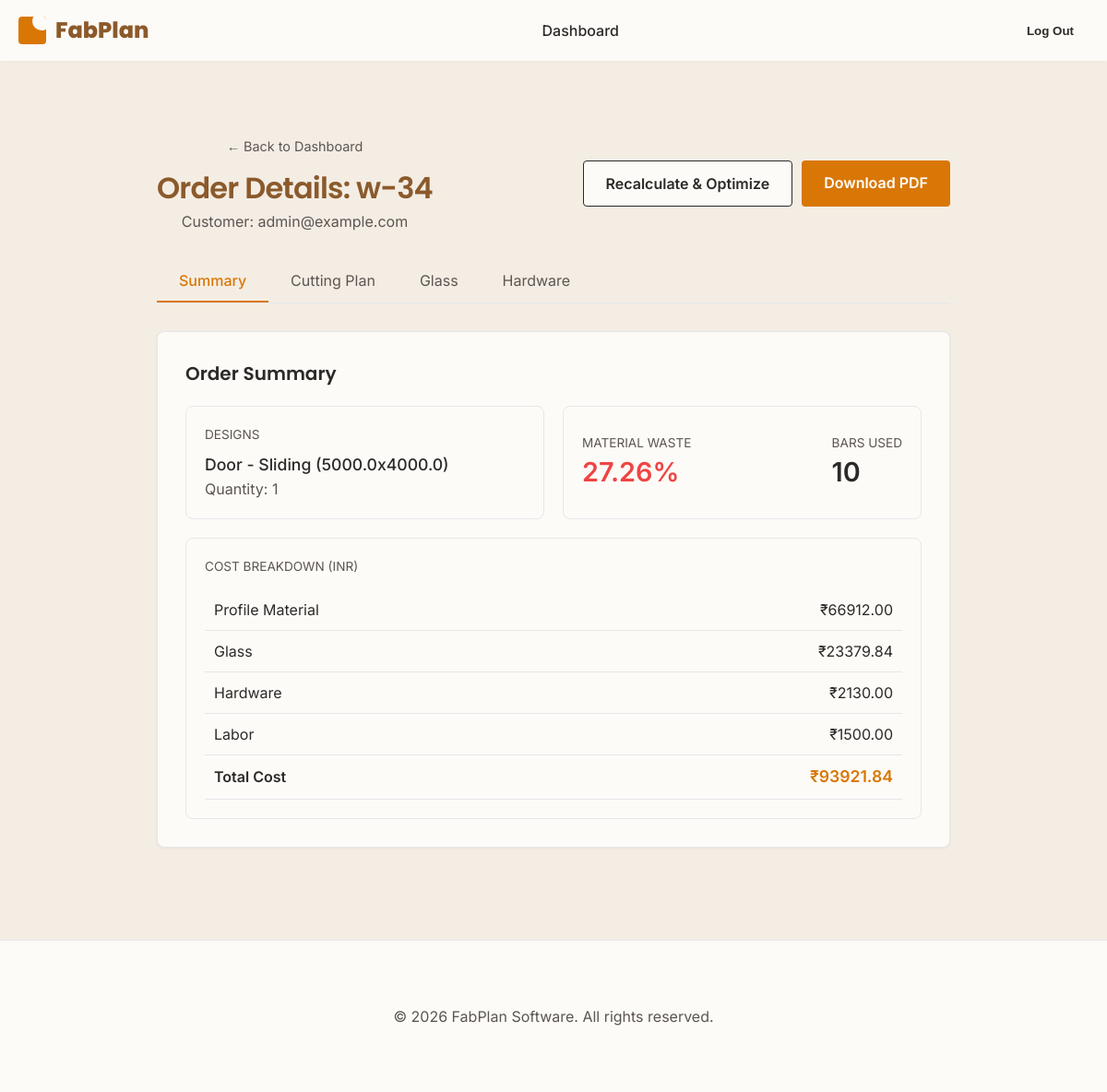
Page /order/view/14/ (signed in) on the committed database.
### core/models.py (models this page shows, shortened)
class Order(models.Model):
    user = models.ForeignKey(User, on_delete=models.CASCADE, related_name='orders', null=True, blank=True)
    code = models.CharField(max_length=50, unique=True)
    customer_name = models.CharField(max_length=200, blank=True, null=True)
    created_at = models.DateTimeField(auto_now_add=True)

class DesignItem(models.Model):
    PRODUCT_CHOICES = (
        ('window', 'Window'),
        ('door', 'Door'),
    )
    TYPOLOGY_CHOICES = (
        ('sliding', 'Sliding'),
        ('casement', 'Casement'),
        ('fixed', 'Fixed'),
    )
    order = models.ForeignKey(Order, on_delete=models.CASCADE, related_name='designs')
    product_type = models.CharField(max_length=20, choices=PRODUCT_CHOICES, default='window')
    width = models.FloatField(help_text="Width in mm")
    height = models.FloatField(help_text="Height in mm")
    typology = models.CharField(max_length=20, choices=TYPOLOGY_CHOICES)
    glass_type = models.CharField(max_length=100)
    finish = models.CharField(max_length=100)
    mesh = models.BooleanField(default=False)
    quantity = models.PositiveIntegerField(default=1)
    number_of_panels = models.IntegerField(default=1)

### core/views.py (the view)
# urls.py: path('order/view/<int:order_id>/', views.order_detail_view, name='order_detail_view'),
@login_required
def order_detail_view(request, order_id):
    data = get_order_data(request, order_id)
    return render(request, 'core/order_detail.html', {'data': data})

### core/services/bar_optimizer.py (called while the page is built)
def optimize_cuts(cuts, bar_length=6000):
    sorted_cuts = sorted(cuts, reverse=True)
    bars = []
    for cut in sorted_cuts:
        placed = False
        for bar in bars:
            if bar['leftover'] >= cut:
                bar['cuts'].append(cut)
                bar['leftover'] -= cut
                placed = True
                break
        if not placed:
            bars.append({
                'cuts': [cut],
                'leftover': bar_length - cut,
                'bar_length': bar_length
            })
    for bar in bars:
        bar['waste_percentage'] = round((bar['leftover'] / bar['bar_length']) * 100, 2)
    return bars

def optimize_profile_cuts(cut_pieces):
    from collections import defaultdict
    profile_cuts = defaultdict(list)
    for piece in cut_pieces:
        for _ in range(piece.quantity):
            profile_cuts[piece.profile].append(piece.length)
    optimized_results = {}
    for profile, lengths in profile_cuts.items():
        optimized_results[profile.name] = optimize_cuts(lengths, profile.bar_length)
    return optimized_results

### core/services/glass_engine.py (called while the page is built)
def calculate_glass(design):
    results = []
    if design.typology == 'fixed':
        w = design.width - 40
        h = design.height - 40
        results.append({'width': w, 'height': h, 'quantity': 1 * design.quantity})
    elif design.typology == 'casement':
        w = design.width - 40
        h = design.height - 40
        results.append({'width': w, 'height': h, 'quantity': 1 * design.quantity})
    elif design.typology == 'sliding':
        w = (design.width / 2) - 40
        h = design.height - 40
        results.append({'width': w, 'height': h, 'quantity': 2 * design.quantity})
    return results

### core/templates/core/order_detail.html (shortened to what this page needs)
{% extends 'core/base.html' %}
{% load static %}
{% block extra_head %}
<link rel="stylesheet" href="{% static 'css/style.css' %}">
{% endblock %}
{% block content %}
<div style="background-color: var(--bg-color); min-height: calc(100vh - 80px); padding-bottom: 60px; padding-top: 40px;">
    <div class="container">
        <header style="display: flex; justify-content: space-between; align-items: center; margin-bottom: 30px;">
            <div>
                <a href="{% url 'dashboard' %}?tab=orders" style="color: var(--text-muted); text-decoration: none; font-size: 0.9rem;">&larr; Back to Dashboard</a>
                <h1 style="color: var(--brand-blue); margin-top: 10px;">Order Details: {{ data.code }}</h1>
                <p>Customer: {{ data.customer }}</p>
            </div>
            <div style="display: flex; gap: 10px;">
                <a href="?recalculate=true" class="btn btn-outline" style="background-color: var(--card-bg);">Recalculate & Optimize</a>
                <a href="{% url 'single_quotation_pdf' data.id %}" target="_blank" class="btn btn-orange">Download PDF</a>
            </div>
        </header>
        <div class="tabs">
            <button class="tab-btn active" onclick="openTab(event, 'summary-tab')">Summary</button>
            <button class="tab-btn" onclick="openTab(event, 'cutting-tab')">Cutting Plan</button>
            <button class="tab-btn" onclick="openTab(event, 'glass-tab')">Glass</button>
            <button class="tab-btn" onclick="openTab(event, 'hardware-tab')">Hardware</button>
        </div>
        <div id="summary-tab" class="tab-content active">
            <h2>Order Summary</h2>
            <div class="form-row" style="margin-top: 20px;">
                <div class="d-card" style="background: var(--card-bg); border-color: var(--border-color); color: var(--text-main); padding: 20px; border: 1px solid var(--border-color); border-radius: 8px;">
                    <div style="font-size: 0.85rem; color: var(--text-muted); text-transform: uppercase;">Designs</div>
                    {% for design in data.designs %}
                    <div style="font-size: 1.1rem; font-weight: 500; margin-top: 10px;">{{ design.product }} - {{ design.typology }} ({{ design.dimensions }})</div>
                    <div style="color: var(--text-light);">Quantity: {{ design.quantity }}</div>
                    {% endfor %}
                </div>
                <div class="d-card" style="background: var(--card-bg); border-color: var(--border-color); color: var(--text-main); padding: 20px; border: 1px solid var(--border-color); border-radius: 8px; display:flex; justify-content:space-between; align-items:center;">
                    <div>
                        <div style="font-size: 0.85rem; color: var(--text-muted); text-transform: uppercase;">Material Waste</div>
                        <div style="font-size: 1.8rem; font-weight: 600; color: {% if data.summary.avg_waste > 10 %}var(--error){% else %}var(--success){% endif %};">{{ data.summary.avg_waste }}%</div>
                    </div>
                    <div>
                        <div style="font-size: 0.85rem; color: var(--text-muted); text-transform: uppercase;">Bars Used</div>
                        <div style="font-size: 1.8rem; font-weight: 600;">{{ data.summary.total_bars_used }}</div>
                    </div>
                </div>
            </div>
            <div class="d-card" style="background: var(--card-bg); color: var(--text-main); padding: 20px; border: 1px solid var(--border-color); border-radius: 8px; margin-top: 20px;">
                <div style="font-size: 0.85rem; color: var(--text-muted); text-transform: uppercase; margin-bottom: 15px;">Cost Breakdown (INR)</div>
                <div class="table-responsive">
                    <table style="width: 100%;">
                        <tr><td style="padding: 10px; border-bottom: 1px solid var(--border-color);">Profile Material</td><td style="padding: 10px; border-bottom: 1px solid var(--border-color); text-align:right">₹{{ data.costs.profile|floatformat:2 }}</td></tr>
                        <tr><td style="padding: 10px; border-bottom: 1px solid var(--border-color);">Glass</td><td style="padding: 10px; border-bottom: 1px solid var(--border-color); text-align:right">₹{{ data.costs.glass|floatformat:2 }}</td></tr>
                        <tr><td style="padding: 10px; border-bottom: 1px solid var(--border-color);">Hardware</td><td style="padding: 10px; border-bottom: 1px solid var(--border-color); text-align:right">₹{{ data.costs.hardware|floatformat:2 }}</td></tr>
                        <tr><td style="padding: 10px; border-bottom: 1px solid var(--border-color);">Labor</td><td style="padding: 10px; border-bottom: 1px solid var(--border-color); text-align:right">₹{{ data.costs.labor|floatformat:2 }}</td></tr>
                        <tr style="font-weight: 600;">
                            <td style="padding: 10px;">Total Cost</td><td style="padding: 10px; text-align:right; font-size: 1.1rem; color: var(--primary);">₹{{ data.costs.total|floatformat:2 }}</td>
                        </tr>
                    </table>
                </div>
            </div>
        </div>
    </div>
</div>
{% endblock %}

### core/templates/core/base.html (shortened to what this page needs)
<!DOCTYPE html>
<html lang="en">
<head>
    {% load static %}
    <link rel="stylesheet" href="{% static 'css/landing.css' %}">
    {% block extra_head %}{% endblock %}
</head>
<body>
    <nav class="navbar">
        <div class="nav-container">
            <div class="logo">
                <a href="{% url 'landing_page' %}" style="display: flex; align-items: center; gap: 10px; text-decoration: none; color: inherit;">
                    <div class="logo-icon"></div>
                    <span class="logo-text">FabPlan</span>
                </a>
            </div>
            <div class="nav-links">
                {% if user.is_authenticated %}
                    <a href="{% url 'dashboard' %}">Dashboard</a>
                {% else %}
                    <a href="{% url 'landing_page' %}#products">Products</a>
                    <a href="{% url 'landing_page' %}#solution">Solution</a>
                    <a href="{% url 'landing_page' %}#company">Company</a>
                    <a href="{% url 'landing_page' %}#contact">Contact Us</a>
                {% endif %}
            </div>
            <div class="nav-actions" style="display: flex; gap: 1rem; align-items: center;">
                {% if user.is_authenticated %}
                    <form method="post" action="{% url 'logout' %}" style="margin: 0;">
                        <button type="submit" class="btn btn-outline" style="border: none; padding: 8px 16px;">Log Out</button>
                    </form>
                {% else %}
                    <a href="{% url 'login' %}" style="font-weight: 500; color: var(--brand-blue); transition: color 0.2s; text-decoration: none;">Log In</a>
                    <a href="{% url 'signup' %}" class="btn btn-orange">Sign Up</a>
                {% endif %}
            </div>
        </div>
    </nav>
    <main>
        {% block content %}{% endblock %}
    </main>
    <footer>
        <div class="container">
            <p>&copy; 2026 FabPlan Software. All rights reserved.</p>
        </div>
    </footer>
</body>
</html>

### core/static/css/landing.css (style rules this page uses)
html { scroll-behavior: smooth; }
:root { --brand-blue: #8b5a2b; --brand-blue-dark: #633f1e; --brand-orange: #d97706; --brand-orange-hover: #b45309; --text-main: #2c2a29; --text-light: #5c5552; --bg-light: #f4ede4; --bg-white: #fdfbf7; --yellow-circle: #d2a679; }
* { box-sizing: border-box; margin: 0; padding: 0; }
body { font-family: 'Inter', sans-serif; color: var(--text-main); line-height: 1.6; overflow-x: hidden; }
h1, h2, h3, h4, h5, h6, .logo { font-family: 'Poppins', sans-serif; }
a { text-decoration: none; color: inherit; }
.container { max-width: 1200px; margin: 0 auto; padding: 0 20px; }
.navbar { background-color: var(--bg-white); padding: 15px 0; box-shadow: 0 2px 10px rgba(0,0,0,0.02); position: sticky; top: 0; z-index: 100; transition: box-shadow 0.3s ease, padding 0.3s ease; }
.nav-container { max-width: 1200px; margin: 0 auto; padding: 0 20px; display: flex; justify-content: space-between; align-items: center; }
.logo { display: flex; align-items: center; gap: 10px; font-weight: 800; font-size: 1.5rem; color: var(--brand-blue); }
.logo-icon { width: 30px; height: 30px; background-color: var(--brand-orange); border-radius: 4px; position: relative; overflow: hidden; }
.logo-icon::after { content: ''; position: absolute; top: -5px; right: -5px; width: 20px; height: 20px; background-color: var(--bg-white); border-radius: 50%; }
.nav-links { display: none; }
@media (min-width: 768px) { .nav-links { display: flex; gap: 25px; } }
@media (min-width: 768px) { .nav-links a { font-weight: 500; color: var(--text-main); transition: color 0.2s; position: relative; } }
.btn { display: inline-block; padding: 12px 24px; border-radius: 4px; font-weight: 600; text-align: center; transition: all 0.3s ease; cursor: pointer; }
.btn-orange { background-color: var(--brand-orange); color: white; border: none; }
.btn-outline { background-color: transparent; color: var(--text-main); border: 1px solid var(--text-main); }
footer { background-color: var(--bg-white); padding: 30px 0; text-align: center; color: var(--text-light); border-top: 1px solid #e5e7eb; }

### core/static/css/style.css (style rules this page uses)
:root { --bg-color: #f4ede4; --card-bg: #fdfbf7; --text-main: #2c2a29; --text-muted: #5c5552; --border-color: #e5e7eb; --primary: #d97706; --primary-hover: #b45309; --brand-blue: #8b5a2b; --error: #ef4444; --success: #10b981; }
* { box-sizing: border-box; margin: 0; padding: 0; }
body { font-family: 'Inter', sans-serif; background-color: var(--bg-color); color: var(--text-main); line-height: 1.5; }
.container { max-width: 900px; margin: 40px auto; padding: 0 20px; }
header { margin-bottom: 30px; text-align: center; }
header h1 { font-size: 2rem; font-weight: 600; letter-spacing: -0.025em; }
header p { color: var(--text-muted); }
.tabs { display: flex; border-bottom: 1px solid var(--border-color); margin-bottom: 30px; }
.tab-btn { background: none; border: none; padding: 12px 24px; font-size: 1rem; font-family: inherit; color: var(--text-muted); cursor: pointer; border-bottom: 2px solid transparent; transition: all 0.2s ease; }
.tab-btn.active { color: var(--primary); border-bottom-color: var(--primary); font-weight: 500; }
.tab-content { display: none; background: var(--card-bg); padding: 30px; border-radius: 8px; border: 1px solid var(--border-color); box-shadow: 0 1px 3px rgba(0,0,0,0.05); }
.tab-content.active { display: block; animation: fadeIn 0.3s ease-in-out; }
.tab-content h2 { margin-bottom: 20px; font-size: 1.25rem; font-weight: 600; }
.form-row { display: grid; grid-template-columns: 1fr 1fr; gap: 20px; }
.table-responsive { overflow-x: auto; }
table { width: 100%; border-collapse: collapse; }
th, td { text-align: left; padding: 12px; border-bottom: 1px solid var(--border-color); }
.d-card { background: rgba(255, 255, 255, 0.05); border: 1px solid rgba(255, 255, 255, 0.1); border-radius: 8px; padding: 16px; }

### rows in the picture
Order: code "w-34", customer "admin@example.com"
DesignItem: product "Door", typology "Sliding", dimensions "5000.0x4000.0", quantity "1"

### other values in the picture
{{ data.summary.avg_waste }} "27.26"
{{ data.summary.total_bars_used }} "10"
{{ data.costs.profile|floatformat:2 }} "66912.00"
{{ data.costs.glass|floatformat:2 }} "23379.84"
{{ data.costs.hardware|floatformat:2 }} "2130.00"
{{ data.costs.labor|floatformat:2 }} "1500.00"
{{ data.costs.total|floatformat:2 }} "93921.84"
